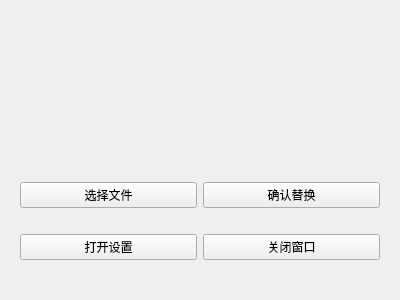
<?xml version="1.0" encoding="UTF-8"?>
<ui version="4.0">
 <class>BeautifyMouseWgt</class>
 <widget class="QWidget" name="BeautifyMouseWgt">
  <property name="geometry">
   <rect>
    <x>0</x>
    <y>0</y>
    <width>400</width>
    <height>300</height>
   </rect>
  </property>
  <property name="windowTitle">
   <string>Form</string>
  </property>
  <layout class="QVBoxLayout" name="verticalLayout">
   <item>
    <widget class="LYHLabel" name="m_pLabPreView">
     <property name="text">
      <string/>
     </property>
    </widget>
   </item>
   <item>
    <widget class="QWidget" name="widget" native="true">
     <layout class="QGridLayout" name="gridLayout">
      <item row="0" column="1">
       <widget class="QPushButton" name="m_pBtnEnsure">
        <property name="text">
         <string>确认替换</string>
        </property>
       </widget>
      </item>
      <item row="0" column="0">
       <widget class="QPushButton" name="m_pBtnChoosePic">
        <property name="text">
         <string>选择文件</string>
        </property>
       </widget>
      </item>
      <item row="1" column="0">
       <widget class="QPushButton" name="m_pBtnOpenConfig">
        <property name="text">
         <string>打开设置</string>
        </property>
       </widget>
      </item>
      <item row="1" column="1">
       <widget class="QPushButton" name="m_pBtnClose">
        <property name="text">
         <string>关闭窗口</string>
        </property>
       </widget>
      </item>
     </layout>
    </widget>
   </item>
  </layout>
 </widget>
 <customwidgets>
  <customwidget>
   <class>LYHLabel</class>
   <extends>QLabel</extends>
   <header>CustomControl/lyhlabel.h</header>
  </customwidget>
 </customwidgets>
 <resources/>
 <connections/>
</ui>
